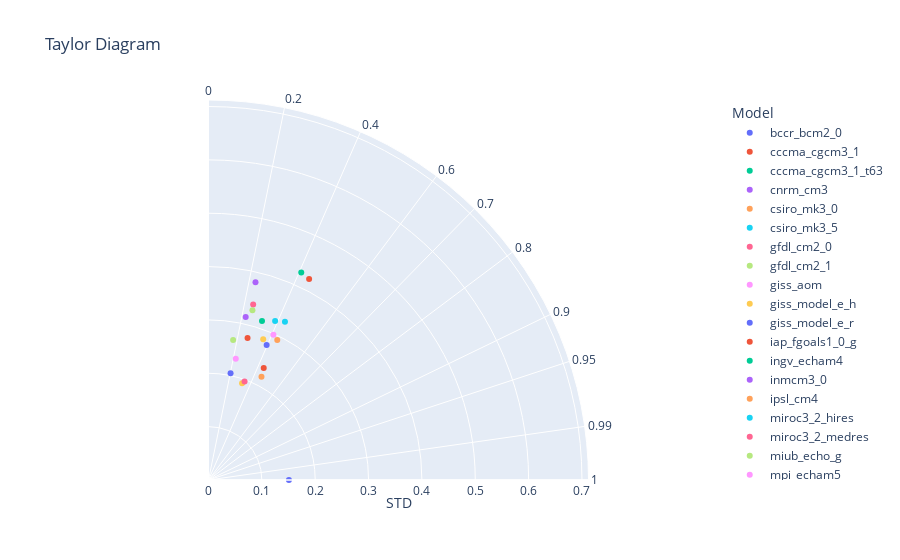

The notebook cell saved with this chart:
### Code cell
chart_td_res = chart_create_td(df_dataset_1_td, 'bccr_bcm2_0')
chart_td_res.show()

### Figure 1 — Plotly figure (JSON) as saved in the notebook; plotly's stock layout.template omitted (floating-point values rounded to 4 significant figures)
{"data": [{"hovertemplate": "Model=bccr_bcm2_0<br>STD=%{r}<br>Angle=%{theta}<extra></extra>", "legendgroup": "bccr_bcm2_0", "marker": {"color": "#636efa", "symbol": "circle"}, "mode": "markers", "name": "bccr_bcm2_0", "r": [0.1507], "showlegend": true, "subplot": "polar", "theta": [0], "type": "scatterpolar"}, {"hovertemplate": "Model=cccma_cgcm3_1<br>STD=%{r}<br>Angle=%{theta}<extra></extra>", "legendgroup": "cccma_cgcm3_1", "marker": {"color": "#EF553B", "symbol": "circle"}, "mode": "markers", "name": "cccma_cgcm3_1", "r": [0.4211], "showlegend": true, "subplot": "polar", "theta": [63.4], "type": "scatterpolar"}, {"hovertemplate": "Model=cccma_cgcm3_1_t63<br>STD=%{r}<br>Angle=%{theta}<extra></extra>", "legendgroup": "cccma_cgcm3_1_t63", "marker": {"color": "#00cc96", "symbol": "circle"}, "mode": "markers", "name": "cccma_cgcm3_1_t63", "r": [0.426], "showlegend": true, "subplot": "polar", "theta": [65.92], "type": "scatterpolar"}, {"hovertemplate": "Model=cnrm_cm3<br>STD=%{r}<br>Angle=%{theta}<extra></extra>", "legendgroup": "cnrm_cm3", "marker": {"color": "#ab63fa", "symbol": "circle"}, "mode": "markers", "name": "cnrm_cm3", "r": [0.3812], "showlegend": true, "subplot": "polar", "theta": [76.64], "type": "scatterpolar"}, {"hovertemplate": "Model=csiro_mk3_0<br>STD=%{r}<br>Angle=%{theta}<extra></extra>", "legendgroup": "csiro_mk3_0", "marker": {"color": "#FFA15A", "symbol": "circle"}, "mode": "markers", "name": "csiro_mk3_0", "r": [0.2176], "showlegend": true, "subplot": "polar", "theta": [62.85], "type": "scatterpolar"}, {"hovertemplate": "Model=csiro_mk3_5<br>STD=%{r}<br>Angle=%{theta}<extra></extra>", "legendgroup": "csiro_mk3_5", "marker": {"color": "#19d3f3", "symbol": "circle"}, "mode": "markers", "name": "csiro_mk3_5", "r": [0.3295], "showlegend": true, "subplot": "polar", "theta": [64.22], "type": "scatterpolar"}, {"hovertemplate": "Model=gfdl_cm2_0<br>STD=%{r}<br>Angle=%{theta}<extra></extra>", "legendgroup": "gfdl_cm2_0", "marker": {"color": "#FF6692", "symbol": "circle"}, "mode": "markers", "name": "gfdl_cm2_0", "r": [0.3394], "showlegend": true, "subplot": "polar", "theta": [75.72], "type": "scatterpolar"}, {"hovertemplate": "Model=gfdl_cm2_1<br>STD=%{r}<br>Angle=%{theta}<extra></extra>", "legendgroup": "gfdl_cm2_1", "marker": {"color": "#B6E880", "symbol": "circle"}, "mode": "markers", "name": "gfdl_cm2_1", "r": [0.3286], "showlegend": true, "subplot": "polar", "theta": [75.49], "type": "scatterpolar"}, {"hovertemplate": "Model=giss_aom<br>STD=%{r}<br>Angle=%{theta}<extra></extra>", "legendgroup": "giss_aom", "marker": {"color": "#FF97FF", "symbol": "circle"}, "mode": "markers", "name": "giss_aom", "r": [0.2983], "showlegend": true, "subplot": "polar", "theta": [65.93], "type": "scatterpolar"}, {"hovertemplate": "Model=giss_model_e_h<br>STD=%{r}<br>Angle=%{theta}<extra></extra>", "legendgroup": "giss_model_e_h", "marker": {"color": "#FECB52", "symbol": "circle"}, "mode": "markers", "name": "giss_model_e_h", "r": [0.192], "showlegend": true, "subplot": "polar", "theta": [70.86], "type": "scatterpolar"}, {"hovertemplate": "Model=giss_model_e_r<br>STD=%{r}<br>Angle=%{theta}<extra></extra>", "legendgroup": "giss_model_e_r", "marker": {"color": "#636efa", "symbol": "circle"}, "mode": "markers", "name": "giss_model_e_r", "r": [0.2041], "showlegend": true, "subplot": "polar", "theta": [78.31], "type": "scatterpolar"}, {"hovertemplate": "Model=iap_fgoals1_0_g<br>STD=%{r}<br>Angle=%{theta}<extra></extra>", "legendgroup": "iap_fgoals1_0_g", "marker": {"color": "#EF553B", "symbol": "circle"}, "mode": "markers", "name": "iap_fgoals1_0_g", "r": [0.276], "showlegend": true, "subplot": "polar", "theta": [74.62], "type": "scatterpolar"}, {"hovertemplate": "Model=ingv_echam4<br>STD=%{r}<br>Angle=%{theta}<extra></extra>", "legendgroup": "ingv_echam4", "marker": {"color": "#00cc96", "symbol": "circle"}, "mode": "markers", "name": "ingv_echam4", "r": [0.3143], "showlegend": true, "subplot": "polar", "theta": [71.4], "type": "scatterpolar"}, {"hovertemplate": "Model=inmcm3_0<br>STD=%{r}<br>Angle=%{theta}<extra></extra>", "legendgroup": "inmcm3_0", "marker": {"color": "#ab63fa", "symbol": "circle"}, "mode": "markers", "name": "inmcm3_0", "r": [0.3134], "showlegend": true, "subplot": "polar", "theta": [77.15], "type": "scatterpolar"}, {"hovertemplate": "Model=ipsl_cm4<br>STD=%{r}<br>Angle=%{theta}<extra></extra>", "legendgroup": "ipsl_cm4", "marker": {"color": "#FFA15A", "symbol": "circle"}, "mode": "markers", "name": "ipsl_cm4", "r": [0.2921], "showlegend": true, "subplot": "polar", "theta": [63.82], "type": "scatterpolar"}, {"hovertemplate": "Model=miroc3_2_hires<br>STD=%{r}<br>Angle=%{theta}<extra></extra>", "legendgroup": "miroc3_2_hires", "marker": {"color": "#19d3f3", "symbol": "circle"}, "mode": "markers", "name": "miroc3_2_hires", "r": [0.3233], "showlegend": true, "subplot": "polar", "theta": [67.29], "type": "scatterpolar"}, {"hovertemplate": "Model=miroc3_2_medres<br>STD=%{r}<br>Angle=%{theta}<extra></extra>", "legendgroup": "miroc3_2_medres", "marker": {"color": "#FF6692", "symbol": "circle"}, "mode": "markers", "name": "miroc3_2_medres", "r": [0.1967], "showlegend": true, "subplot": "polar", "theta": [69.91], "type": "scatterpolar"}, {"hovertemplate": "Model=miub_echo_g<br>STD=%{r}<br>Angle=%{theta}<extra></extra>", "legendgroup": "miub_echo_g", "marker": {"color": "#B6E880", "symbol": "circle"}, "mode": "markers", "name": "miub_echo_g", "r": [0.2663], "showlegend": true, "subplot": "polar", "theta": [80.02], "type": "scatterpolar"}, {"hovertemplate": "Model=mpi_echam5<br>STD=%{r}<br>Angle=%{theta}<extra></extra>", "legendgroup": "mpi_echam5", "marker": {"color": "#FF97FF", "symbol": "circle"}, "mode": "markers", "name": "mpi_echam5", "r": [0.2328], "showlegend": true, "subplot": "polar", "theta": [77.32], "type": "scatterpolar"}, {"hovertemplate": "Model=ncar_pcm1<br>STD=%{r}<br>Angle=%{theta}<extra></extra>", "legendgroup": "ncar_pcm1", "marker": {"color": "#FECB52", "symbol": "circle"}, "mode": "markers", "name": "ncar_pcm1", "r": [0.2828], "showlegend": true, "subplot": "polar", "theta": [68.74], "type": "scatterpolar"}, {"hovertemplate": "Model=ukmo_hadcm3<br>STD=%{r}<br>Angle=%{theta}<extra></extra>", "legendgroup": "ukmo_hadcm3", "marker": {"color": "#636efa", "symbol": "circle"}, "mode": "markers", "name": "ukmo_hadcm3", "r": [0.2756], "showlegend": true, "subplot": "polar", "theta": [66.71], "type": "scatterpolar"}, {"hovertemplate": "Model=ukmo_hadgem1<br>STD=%{r}<br>Angle=%{theta}<extra></extra>", "legendgroup": "ukmo_hadgem1", "marker": {"color": "#EF553B", "symbol": "circle"}, "mode": "markers", "name": "ukmo_hadgem1", "r": [0.2341], "showlegend": true, "subplot": "polar", "theta": [63.76], "type": "scatterpolar"}], "layout": {"autosize": true, "legend": {"title": {"text": "Model"}, "tracegroupgap": 0}, "polar": {"angularaxis": {"direction": "counterclockwise", "rotation": 0, "ticktext": [0, 0.2, 0.4, 0.6, 0.7, 0.8, 0.9, 0.95, 0.99, 1], "tickvals": [90, 78.46, 66.42, 53.13, 45.57, 36.87, 25.84, 18.19, 8.11, 0], "type": "linear"}, "domain": {"x": [0, 1], "y": [0, 1]}, "radialaxis": {"autorange": false, "range": [0, 0.7122], "title": {"text": "STD"}, "type": "linear"}, "sector": [0, 90]}, "title": {"text": "Taylor Diagram"}}}
